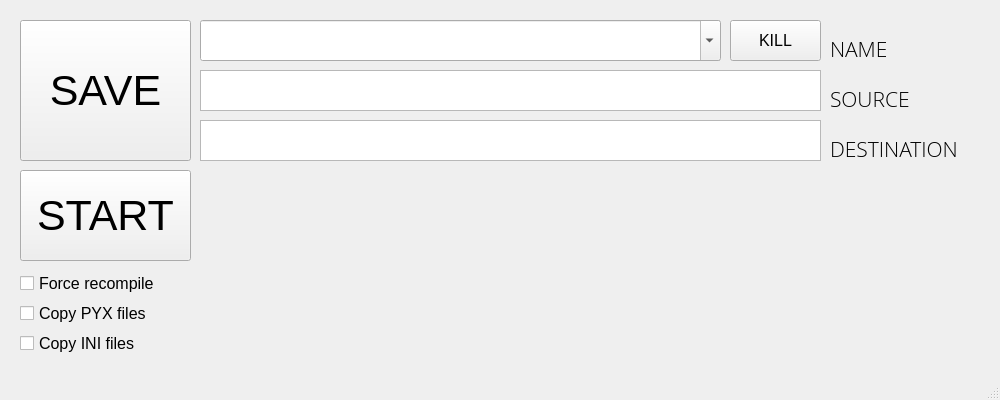
<?xml version="1.0" encoding="UTF-8"?>
<ui version="4.0">
 <class>MainWindow</class>
 <widget class="QMainWindow" name="MainWindow">
  <property name="geometry">
   <rect>
    <x>0</x>
    <y>0</y>
    <width>1000</width>
    <height>400</height>
   </rect>
  </property>
  <property name="minimumSize">
   <size>
    <width>1000</width>
    <height>400</height>
   </size>
  </property>
  <property name="maximumSize">
   <size>
    <width>1000</width>
    <height>400</height>
   </size>
  </property>
  <property name="font">
   <font>
    <pointsize>12</pointsize>
   </font>
  </property>
  <property name="windowTitle">
   <string>Sneak Archcompiler</string>
  </property>
  <widget class="QWidget" name="centralwidget">
   <widget class="QTextEdit" name="te_source">
    <property name="geometry">
     <rect>
      <x>200</x>
      <y>70</y>
      <width>621</width>
      <height>41</height>
     </rect>
    </property>
   </widget>
   <widget class="QTextEdit" name="te_dest">
    <property name="geometry">
     <rect>
      <x>200</x>
      <y>120</y>
      <width>621</width>
      <height>41</height>
     </rect>
    </property>
    <property name="font">
     <font>
      <pointsize>12</pointsize>
     </font>
    </property>
   </widget>
   <widget class="QPushButton" name="btn_start_compile">
    <property name="geometry">
     <rect>
      <x>20</x>
      <y>170</y>
      <width>171</width>
      <height>91</height>
     </rect>
    </property>
    <property name="font">
     <font>
      <pointsize>32</pointsize>
     </font>
    </property>
    <property name="text">
     <string>START</string>
    </property>
   </widget>
   <widget class="QCheckBox" name="check_force">
    <property name="geometry">
     <rect>
      <x>20</x>
      <y>270</y>
      <width>171</width>
      <height>26</height>
     </rect>
    </property>
    <property name="text">
     <string>Force recompile</string>
    </property>
   </widget>
   <widget class="QComboBox" name="combo_name">
    <property name="geometry">
     <rect>
      <x>200</x>
      <y>20</y>
      <width>521</width>
      <height>41</height>
     </rect>
    </property>
    <property name="editable">
     <bool>true</bool>
    </property>
   </widget>
   <widget class="QCheckBox" name="check_copy_pyx">
    <property name="geometry">
     <rect>
      <x>20</x>
      <y>300</y>
      <width>171</width>
      <height>26</height>
     </rect>
    </property>
    <property name="text">
     <string>Copy PYX files</string>
    </property>
   </widget>
   <widget class="QCheckBox" name="check_copy_ini">
    <property name="geometry">
     <rect>
      <x>20</x>
      <y>330</y>
      <width>161</width>
      <height>26</height>
     </rect>
    </property>
    <property name="text">
     <string>Copy INI files</string>
    </property>
   </widget>
   <widget class="QPushButton" name="btn_save_preset">
    <property name="geometry">
     <rect>
      <x>20</x>
      <y>20</y>
      <width>171</width>
      <height>141</height>
     </rect>
    </property>
    <property name="font">
     <font>
      <pointsize>32</pointsize>
     </font>
    </property>
    <property name="text">
     <string>SAVE</string>
    </property>
   </widget>
   <widget class="QPushButton" name="btn_kill">
    <property name="geometry">
     <rect>
      <x>730</x>
      <y>20</y>
      <width>91</width>
      <height>41</height>
     </rect>
    </property>
    <property name="text">
     <string>KILL</string>
    </property>
   </widget>
   <widget class="QLabel" name="label">
    <property name="geometry">
     <rect>
      <x>830</x>
      <y>40</y>
      <width>56</width>
      <height>17</height>
     </rect>
    </property>
    <property name="font">
     <font>
      <family>Open Sans Light</family>
      <pointsize>16</pointsize>
     </font>
    </property>
    <property name="text">
     <string>NAME</string>
    </property>
   </widget>
   <widget class="QLabel" name="label_2">
    <property name="geometry">
     <rect>
      <x>830</x>
      <y>140</y>
      <width>151</width>
      <height>17</height>
     </rect>
    </property>
    <property name="font">
     <font>
      <family>Open Sans Light</family>
      <pointsize>16</pointsize>
     </font>
    </property>
    <property name="text">
     <string>DESTINATION</string>
    </property>
   </widget>
   <widget class="QLabel" name="label_3">
    <property name="geometry">
     <rect>
      <x>830</x>
      <y>90</y>
      <width>91</width>
      <height>17</height>
     </rect>
    </property>
    <property name="font">
     <font>
      <family>Open Sans Light</family>
      <pointsize>16</pointsize>
     </font>
    </property>
    <property name="text">
     <string>SOURCE</string>
    </property>
   </widget>
  </widget>
  <widget class="QStatusBar" name="statusbar"/>
 </widget>
 <resources/>
 <connections/>
</ui>
